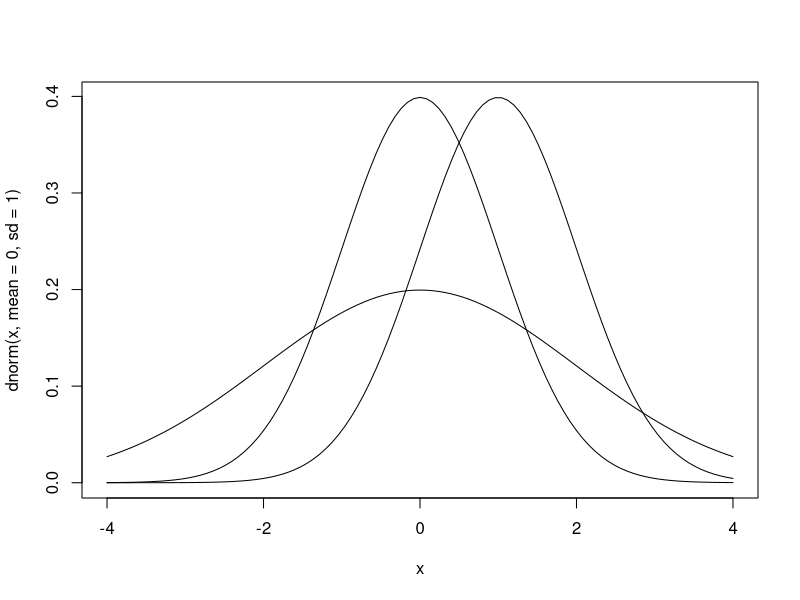
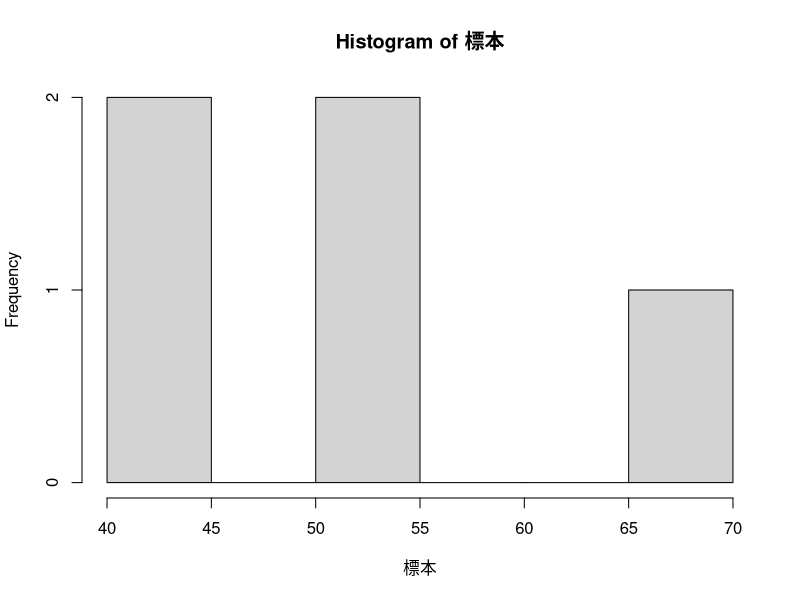
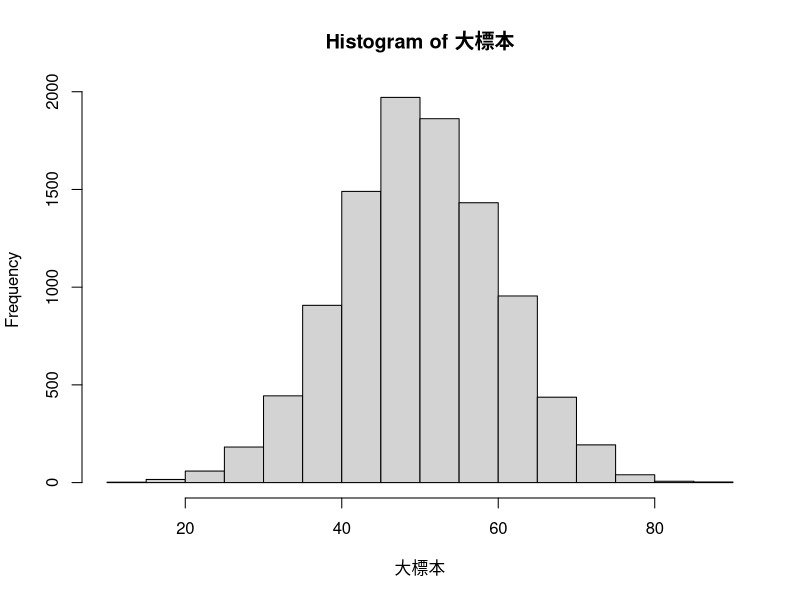

Here is the R script that generated these plots, in order:
## ---- chunk 1
身長 <- c(165.2, 175.9, 161.7, 174.2, 172.1, 163.3, 170.9, 170.6, 168.4, 171.3)
mean(身長)
## ---- chunk 2
curve(dnorm(x,mean=0,sd=1),from=-4,to=4)
curve(dnorm(x,mean=1,sd=1),add=TRUE)
curve(dnorm(x,mean=0,sd=2),add=TRUE)
## ---- chunk 3
set.seed(1)
標本 <- rnorm(n=5,mean=50,sd=10)
標本
hist(標本)
## ---- chunk 4
大標本 <- rnorm(n=10000,mean=50,sd=10)
hist(大標本)
## ---- chunk 5
mean(rnorm(n=10,mean=50,sd=10))
mean(rnorm(n=10,mean=50,sd=10))
mean(rnorm(n=10,mean=50,sd=10))
